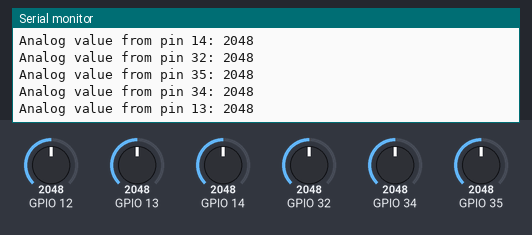
This sketch was run on a simulated ESP32. Parts: the last lines printed to the serial monitor. Inputs (shaded band) come from the test bench; at power-on: GPIO 12 = 2048, GPIO 13 = 2048, GPIO 14 = 2048, GPIO 32 = 2048, GPIO 34 = 2048, GPIO 35 = 2048. WiFi joins after 1.5 s; servers stay silent unless stated.

Above: at 2.7 s.
2.8 s: GPIO 12 set to 2866
At 3.59 s:
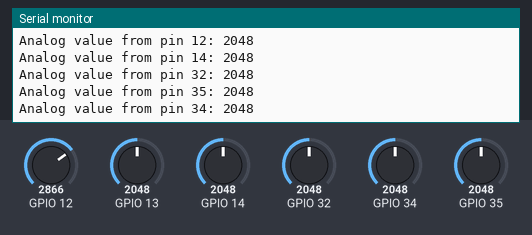
4.3 s: GPIO 13 set to 2866
At 4.39 s:
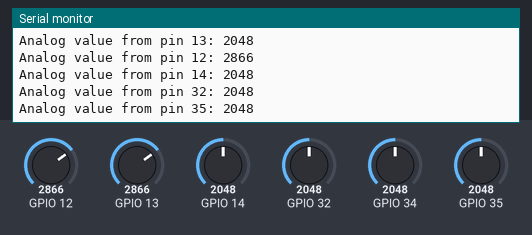
5.8 s: GPIO 14 set to 2866
At 5.94 s:
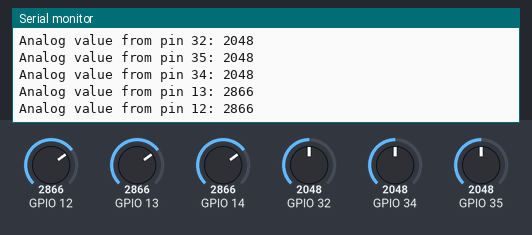
7.3 s: GPIO 32 set to 2866
At 8.59 s:
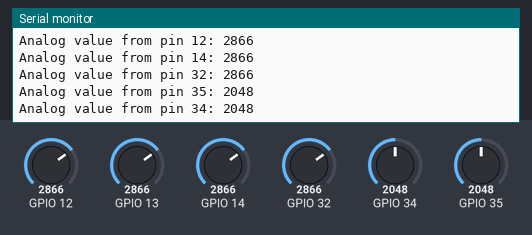
8.8 s: GPIO 34 set to 2866
At 9.09 s:
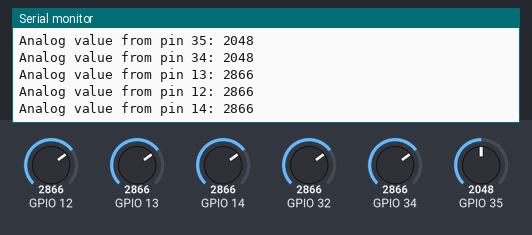
10.3 s: GPIO 35 set to 2866
At 10.59 s:
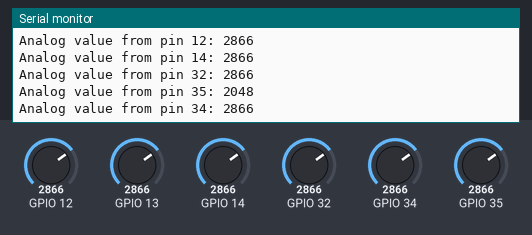
Timing chart, 0 to 12.8 s (numbered marks = the images above; inputs shaded):
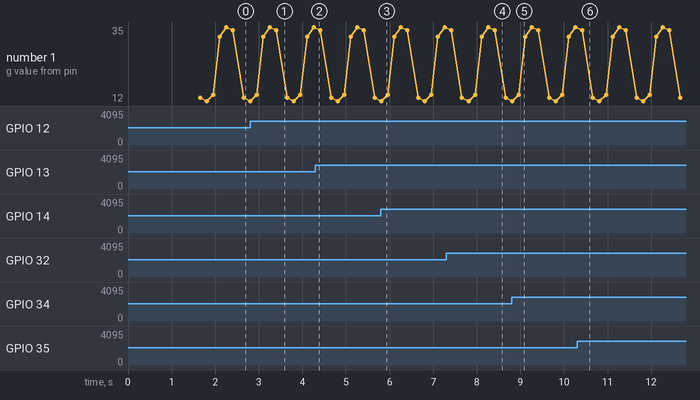

Measured:
- after the input at 7.3 s, the serial monitor: prints a new line after 0.81 s (image 4)

The sketch:

shoeEEIMFirebasecode.ino
```cpp
#include <Arduino.h>
#include <WiFi.h>
#include <Firebase_ESP_Client.h>

// Include necessary helper files for Firebase
#include "addons/TokenHelper.h"
#include "addons/RTDBHelper.h"

// Insert your network credentials
#define WIFI_SSID "HiBro"
#define WIFI_PASSWORD "66666666"

// Insert Firebase project API Key
#define API_KEY "AIzaSyCJJLR1U0pmmYySJ4GmWqJ2FqR5r3elyqg"

// Insert RTDB URL
#define DATABASE_URL "https://footmap-fbee6-default-rtdb.firebaseio.com/"

// Define Firebase Data object
FirebaseData fbdo;
FirebaseAuth auth;
FirebaseConfig config;

unsigned long sendDataPrevMillis = 0;
bool signupOK = false;

void setup(){
  // Initialize ADC-capable pins
  pinMode(13, INPUT);
  pinMode(12, INPUT);
  pinMode(14, INPUT);
  pinMode(32, INPUT);
  pinMode(35, INPUT);
  pinMode(34, INPUT);

  Serial.begin(115200);
  WiFi.begin(WIFI_SSID, WIFI_PASSWORD);
  Serial.print("Connecting to Wi-Fi");
  while (WiFi.status() != WL_CONNECTED){
    Serial.print(".");
    delay(300);
  }
  Serial.println();
  Serial.print("Connected with IP: ");
  Serial.println(WiFi.localIP());
  Serial.println();

  // Assign the API key and database URL
  config.api_key = API_KEY;
  config.database_url = DATABASE_URL;

  // Sign up for Firebase
  if (Firebase.signUp(&config, &auth, "", "")){
    Serial.println("Signed up successfully");
    signupOK = true;
  }
  else{
    Serial.printf("Sign-up error: %s\n", config.signer.signupError.message.c_str());
  }

  // Set token status callback function
  config.token_status_callback = tokenStatusCallback;

  Firebase.begin(&config, &auth);
  Firebase.reconnectWiFi(true);
}

void loop(){
  // Read analog values from ADC-capable pins
  int A = analogRead(13);
  int B = analogRead(12);
  int C = analogRead(14);
  int D = analogRead(32);
  int E = analogRead(35);
  int F = analogRead(34);

  // Check if Firebase is ready and if signup was successful
  if (Firebase.ready() && signupOK && (millis() - sendDataPrevMillis > 1000 || sendDataPrevMillis == 0)){
    // Update data every second
    sendDataPrevMillis = millis();

    // Send analog values to Firebase
    if (Firebase.RTDB.setInt(&fbdo, "piezo/1", A)){
      Serial.printf("Analog value from pin 13: %d\n", A);
    }
    else {
      Serial.println("Failed to read from pin 13");
      Serial.println("Reason: " + fbdo.errorReason());
    }

    if (Firebase.RTDB.setInt(&fbdo, "piezo/2", B)){
      Serial.printf("Analog value from pin 12: %d\n", B);
    }
    else {
      Serial.println("Failed to read from pin 12");
      Serial.println("Reason: " + fbdo.errorReason());
    }

    if (Firebase.RTDB.setInt(&fbdo, "piezo/3", C)){
      Serial.printf("Analog value from pin 14: %d\n", C);
    }
    else {
      Serial.println("Failed to read from pin 14");
      Serial.println("Reason: " + fbdo.errorReason());
    }

    if (Firebase.RTDB.setInt(&fbdo, "piezo/4", D)){
      Serial.printf("Analog value from pin 32: %d\n", D);
    }
    else {
      Serial.println("Failed to read from pin 32");
      Serial.println("Reason: " + fbdo.errorReason());
    }

    if (Firebase.RTDB.setInt(&fbdo, "piezo/5", E)){
      Serial.printf("Analog value from pin 35: %d\n", E);
    }
    else {
      Serial.println("Failed to read from pin 35");
      Serial.println("Reason: " + fbdo.errorReason());
    }

    if (Firebase.RTDB.setInt(&fbdo, "piezo/6", F)){
      Serial.printf("Analog value from pin 34: %d\n", F);
    }
    else {
      Serial.println("Failed to read from pin 34");
      Serial.println("Reason: " + fbdo.errorReason());
    }
  }
}
```
